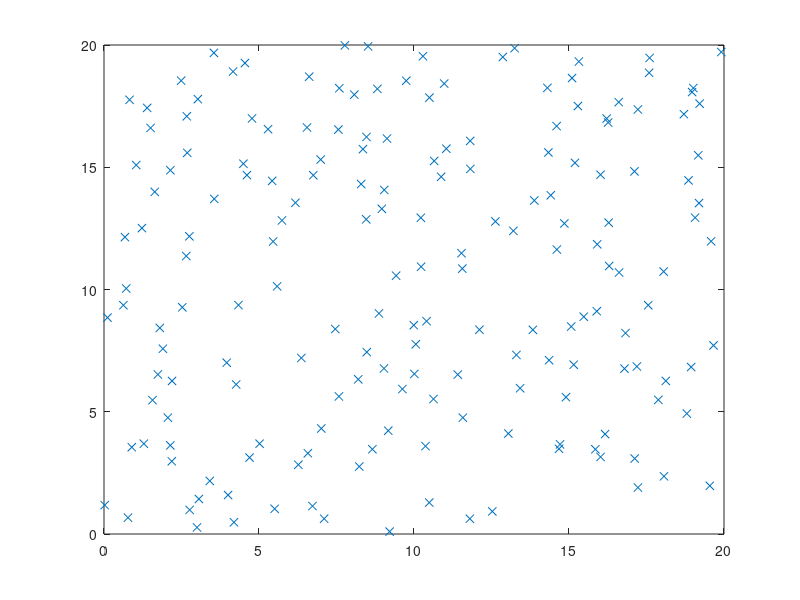

Recreate this plot in MATLAB.
file = fopen('map.txt', 'r');

n = fscanf(file, '%d%d%d', 3);
n
x = zeros(1, n(3));
y = zeros(1, n(3));
for i = 1:n(3)
    tmp = fscanf(file, '%f%f', 2);
    x(i) = tmp(1)
    y(i) = tmp(2)
end

plot(x, y, 'x')